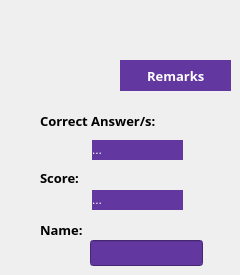
    <widget class="QWidget" name="resultspg">
     <widget class="QLineEdit" name="name_inp">
      <property name="geometry">
       <rect>
        <x>90</x>
        <y>240</y>
        <width>113</width>
        <height>26</height>
       </rect>
      </property>
      <property name="styleSheet">
       <string notr="true">background: #6237A0;
color: white</string>
      </property>
     </widget>
     <widget class="QLabel" name="nameLbl">
      <property name="geometry">
       <rect>
        <x>40</x>
        <y>220</y>
        <width>51</width>
        <height>20</height>
       </rect>
      </property>
      <property name="font">
       <font>
        <family>Poppins</family>
        <pointsize>10</pointsize>
        <bold>true</bold>
       </font>
      </property>
      <property name="text">
       <string>Name: </string>
      </property>
     </widget>
     <widget class="QLabel" name="caLbl">
      <property name="geometry">
       <rect>
        <x>92</x>
        <y>140</y>
        <width>91</width>
        <height>20</height>
       </rect>
      </property>
      <property name="styleSheet">
       <string notr="true">background: #6237A0;
color: white</string>
      </property>
      <property name="text">
       <string>...</string>
      </property>
     </widget>
     <widget class="QLabel" name="scrLbl">
      <property name="geometry">
       <rect>
        <x>40</x>
        <y>170</y>
        <width>71</width>
        <height>16</height>
       </rect>
      </property>
      <property name="font">
       <font>
        <family>Poppins</family>
        <pointsize>10</pointsize>
        <bold>true</bold>
       </font>
      </property>
      <property name="text">
       <string>Score:</string>
      </property>
     </widget>
     <widget class="QLabel" name="remarksLbl">
      <property name="geometry">
       <rect>
        <x>120</x>
        <y>60</y>
        <width>111</width>
        <height>31</height>
       </rect>
      </property>
      <property name="font">
       <font>
        <family>Poppins</family>
        <pointsize>10</pointsize>
        <bold>true</bold>
       </font>
      </property>
      <property name="styleSheet">
       <string notr="true">background: #6237A0;
color: white</string>
      </property>
      <property name="text">
       <string>        Remarks</string>
      </property>
     </widget>
     <widget class="QLabel" name="caText">
      <property name="geometry">
       <rect>
        <x>40</x>
        <y>110</y>
        <width>121</width>
        <height>21</height>
       </rect>
      </property>
      <property name="font">
       <font>
        <family>Poppins</family>
        <pointsize>10</pointsize>
        <bold>true</bold>
       </font>
      </property>
      <property name="text">
       <string>Correct Answer/s:</string>
      </property>
     </widget>
     <widget class="QLabel" name="scre">
      <property name="geometry">
       <rect>
        <x>92</x>
        <y>190</y>
        <width>91</width>
        <height>20</height>
       </rect>
      </property>
      <property name="styleSheet">
       <string notr="true">background: #6237A0;
color: white</string>
      </property>
      <property name="text">
       <string>...</string>
      </property>
     </widget>
    </widget>
